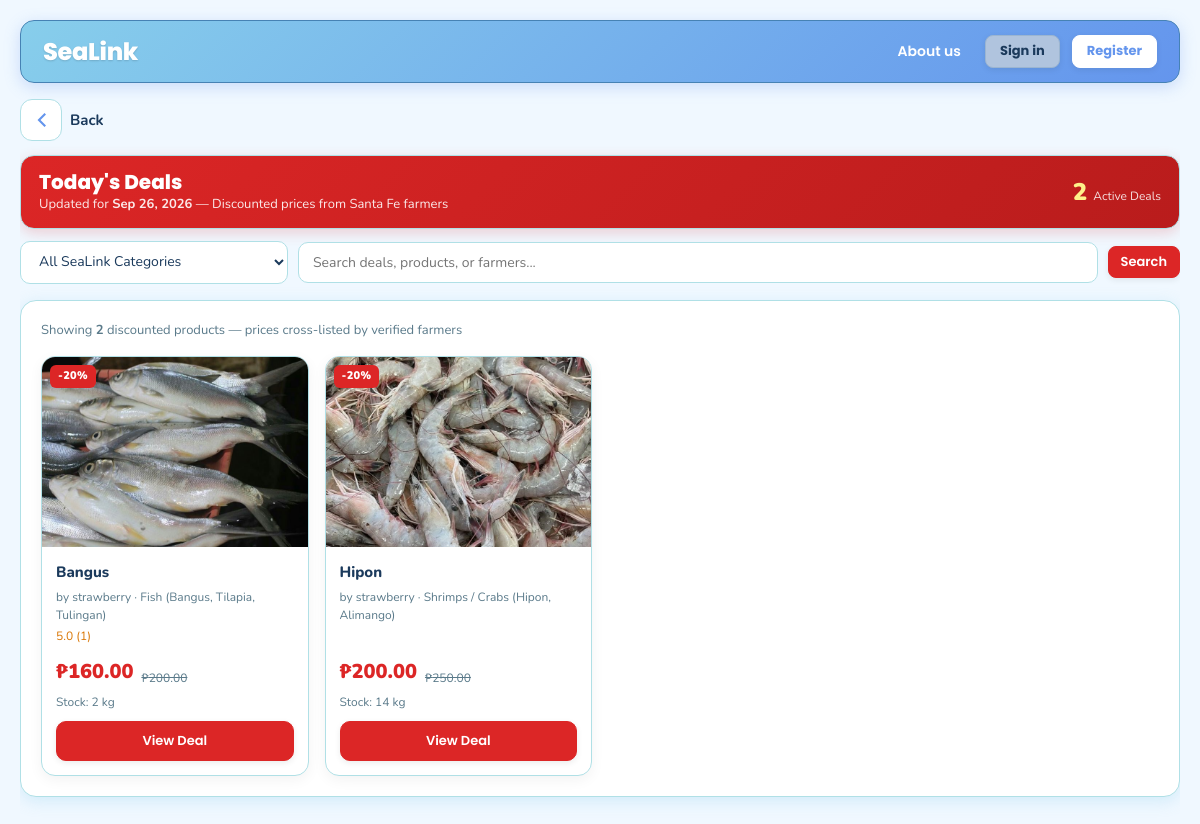
The page /deals.php on the database its author committed.
### tables this page shows
CREATE TABLE `product_tbl` (
  `product_id` int(11) NOT NULL,
  `farmer_id` int(11) NOT NULL,
  `category_id` int(11) NOT NULL,
  `name` varchar(150) NOT NULL,
  `description` text DEFAULT NULL,
  `harvested_at` datetime DEFAULT NULL,
  `shelf_life_hours` int(11) DEFAULT 24,
  `selling_deadline` datetime DEFAULT NULL,
  `price` decimal(10,2) NOT NULL,
  `discounted_price` decimal(10,2) DEFAULT NULL,
  `is_sale` tinyint(1) NOT NULL DEFAULT 0,
  `sale_price` decimal(10,2) DEFAULT NULL,
  `stock_quantity` int(11) NOT NULL DEFAULT 0,
  `image_url` varchar(255) DEFAULT NULL,
  `status` varchar(50) NOT NULL DEFAULT 'Active',
  `is_promoted` tinyint(1) NOT NULL DEFAULT 0,
  `promotion_start_date` datetime DEFAULT NULL,
  `promotion_end_date` datetime DEFAULT NULL,
  `receipt_image_path` varchar(255) DEFAULT NULL,
  `gcash_reference_number` varchar(100) DEFAULT NULL,
  `promotion_status` enum('None','Pending','Active','Expired','Rejected') NOT NULL DEFAULT 'None',
  `promotion_plan` varchar(50) DEFAULT NULL,
  `is_boosted` tinyint(1) NOT NULL DEFAULT 0,
  `boost_tier` varchar(50) DEFAULT NULL,
  `boost_expires_at` datetime DEFAULT NULL,
  `created_at` datetime NOT NULL DEFAULT current_timestamp(),
  `updated_at` datetime NOT NULL DEFAULT current_timestamp() ON UPDATE current_timestamp()
);

CREATE TABLE `farmer_tbl` (
  `farmer_id` int(11) NOT NULL,
  `username` varchar(100) NOT NULL,
  `full_name` varchar(100) NOT NULL,
  `email` varchar(50) NOT NULL,
  `password_hash` varchar(255) NOT NULL,
  `contact_number` varchar(15) NOT NULL,
  `facebook_account` varchar(255) NOT NULL,
  `address` text NOT NULL,
  `profile_image` varchar(255) DEFAULT NULL,
  `permit_number` varchar(50) NOT NULL,
  `verification_status` enum('Pending','Verified','Rejected') NOT NULL DEFAULT 'Pending',
  `status` enum('Active','Inactive') NOT NULL DEFAULT 'Active',
  `created_at` datetime NOT NULL DEFAULT current_timestamp()
);

CREATE TABLE `category_tbl` (
  `category_id` int(11) NOT NULL,
  `category_name` varchar(100) NOT NULL,
  `description` text DEFAULT NULL
);

### includes/functions.php (called while the page is built, shortened)
<?php
if (!function_exists('e')) {
    function e($text)
    {
        return htmlspecialchars((string)$text, ENT_QUOTES, 'UTF-8');
    }
}
function is_logged_in()
{
    return isset($_SESSION['user_id'], $_SESSION['user_role']);
}

### deals.php (the view, shortened to what this page needs)
<?php
require_once __DIR__ . '/config/db.php';
require_once __DIR__ . '/includes/functions.php';
require_once __DIR__ . '/includes/layout_top.php';
$category_id = isset($_GET['category_id']) ? (int)$_GET['category_id'] : 0;
$search = trim($_GET['search'] ?? '');
$where = [
    "p.status = 'Active'",
    "p.discounted_price IS NOT NULL",
    "p.discounted_price > 0",
    "p.discounted_price < p.price",
    "(p.selling_deadline IS NULL OR p.selling_deadline > NOW())"
];
$where_sql = implode(" AND ", $where);
$deals = [];
$res = mysqli_query($conn, "
    SELECT p.product_id, p.category_id, p.name, p.price, p.discounted_price, p.stock_quantity,
           p.image_url, p.harvested_at, p.shelf_life_hours, p.selling_deadline,
           c.category_name, f.username AS farmer_name, f.address AS farmer_address,
           COALESCE(AVG(fb.rating), 0) AS avg_rating,
           COUNT(fb.feedback_id) AS rating_cnt
    FROM product_tbl p
    JOIN category_tbl c ON c.category_id = p.category_id
    JOIN farmer_tbl f ON f.farmer_id = p.farmer_id
    LEFT JOIN feedback_tbl fb ON fb.product_id = p.product_id
    WHERE {$where_sql}
    GROUP BY p.product_id
    ORDER BY (p.price - p.discounted_price) / p.price DESC
");
if ($res) {
    while ($row = mysqli_fetch_assoc($res)) $deals[] = $row;
}
$home_url = is_logged_in() && ($_SESSION['user_role'] ?? '') === 'buyer' ? (BASE_URL . '/buyer/dashboard.php') : (BASE_URL . '/index.php');
?>
<main class="dashboard-content public-homepage" style="max-width:1200px; margin:0 auto; padding-bottom:60px; min-height:100vh; overflow-y:auto;">
  <div style="display:inline-flex; align-items:center; gap:8px; margin-bottom:14px;">
    <a class="back-arrow" href="<?php echo $home_url; ?>" onclick="if (document.referrer && document.referrer.indexOf(window.location.host) !== -1) { history.back(); return false; }" aria-label="Back" style="margin-bottom:0;">
      <svg viewBox="0 0 24 24" aria-hidden="true">
        <path fill="currentColor" d="M15.5 19 8.5 12l7-7 1.5 1.5L11.5 12l5.5 5.5z"/>
      </svg>
    </a>
    <a href="<?php echo $home_url; ?>" onclick="if (document.referrer && document.referrer.indexOf(window.location.host) !== -1) { history.back(); return false; }" style="font-weight:700; font-size:15px; color:var(--text); text-decoration:none;">Back</a>
  </div>
  <div class="section-card" style="margin-top:0; padding:14px 18px; background:linear-gradient(135deg,#dc2626,#b91c1c); color:#fff; border-radius:14px; margin-bottom:12px; box-shadow:0 4px 14px rgba(220,38,38,0.2);">
    <div style="display:flex; justify-content:space-between; align-items:center; flex-wrap:wrap; gap:10px;">
      <div>
        <h1 style="margin:0 0 2px 0; font-size:20px; font-weight:800; color:#fff; line-height:1.2;">Today's Deals</h1>
        <p style="margin:0; font-size:13px; color:rgba(255,255,255,0.9); line-height:1.35;">
          Updated for <strong><?php echo date('M j, Y'); ?></strong> — Discounted prices from Santa Fe farmers
        </p>
      </div>
      <div style="text-align:right; display:flex; align-items:baseline; gap:6px;">
        <span style="font-size:24px; font-weight:900; color:#fef08a;" id="deals_active_badge_count"><?php echo count($deals); ?></span>
        <span style="font-size:12px; color:rgba(255,255,255,0.85);">Active Deals</span>
      </div>
    </div>
  </div>
  <div class="market-toolbar" style="margin-bottom:16px;">
    <form class="market-filters" method="GET" action="" style="display:flex; gap:10px; flex-wrap:wrap; align-items:center; width:100%;">
      <select name="category_id" id="dealsCategory" onchange="this.form.submit()">
        <option value="0">All SeaLink Categories</option>
      </select>
      <div class="search-input-wrapper">
        <input type="text" name="search" id="dealsSearchInput" placeholder="Search deals, products, or farmers..."
               value="<?php echo e($search); ?>" oninput="checkSearchClear(this)">
      </div>
      <button type="submit" class="btn btn-primary btn-sm" style="background:#dc2626; border-color:#dc2626;">Search</button>
    </form>
  </div>
  <?php if (empty($deals)) { ?>
    <div class="section-card" style="text-align:center; padding:60px 24px; border-radius:16px;">
      <h2 style="font-size:20px; font-weight:800; margin:0 0 8px 0;">No aquatic products found.</h2>
      <p class="small-muted" style="margin:0 0 20px 0; max-width:440px; margin-left:auto; margin-right:auto;">
        Try changing categories or search keywords.
      </p>
      <div style="display:flex; justify-content:center; gap:10px; flex-wrap:wrap;">
        <?php if (!empty($search) || !empty($category_id)) { ?>
          <a href="<?php echo BASE_URL; ?>/deals.php" class="btn btn-secondary">Clear Search & Filters</a>
        <?php } else { ?>
          <a href="<?php echo $home_url; ?>" class="btn btn-secondary">&larr; Back to Home</a>
        <?php } ?>
        <a href="<?php echo BASE_URL; ?>/buyer/market.php" class="btn btn-primary">Browse Full Market</a>
      </div>
    </div>
  <?php } else { ?>
    <div class="section-card" style="padding:20px; border-radius:16px;">
      <div style="font-size:13px; color:var(--muted); margin-bottom:16px;">
        Showing <strong id="deals_shown_count"><?php echo count($deals); ?></strong> discounted product<?php echo count($deals) !== 1 ? 's' : ''; ?> — prices cross-listed by verified farmers
      </div>
      <div class="deals-fixed-grid">
        <?php foreach ($deals as $p) {
          $pct_off = $p['price'] > 0 ? round((1 - $p['discounted_price'] / $p['price']) * 100) : 0;
        ?>
          <div class="market-card" data-category="<?php echo (int)$p['category_id']; ?>" style="display:flex; flex-direction:column; justify-content:space-between; position:relative;">
            <div style="position:absolute; top:8px; left:8px; background:#dc2626; color:#fff; font-size:11px; font-weight:900; padding:3px 8px; border-radius:6px; z-index:2; letter-spacing:0.3px;">
              -<?php echo $pct_off; ?>%
            </div>
            <div class="img" style="position:relative;">
              <?php if (!empty($p['image_url'])) { ?>
                <img src="<?php echo BASE_URL . '/' . e($p['image_url']); ?>" alt="<?php echo e($p['name']); ?>">
              <?php } else { ?>
                <div style="display:flex;align-items:center;justify-content:center;height:100%;color:var(--muted);background:#f2f2f2;font-size:13px;">Fresh Aquatic</div>
              <?php } ?>
            </div>
            <div class="body" style="padding:14px; flex:1; display:flex; flex-direction:column; justify-content:space-between;">
              <div>
                <div class="title" style="font-size:15px; font-weight:800; margin-bottom:4px;"><?php echo e($p['name']); ?></div>
                <div style="font-size:12px; color:var(--muted);">by <?php echo e($p['farmer_name']); ?> · <?php echo e($p['category_name']); ?></div>
                <?php if ($p['avg_rating'] > 0) { ?>
                  <div style="font-size:12px; color:#d97706; margin-top:3px;">
                    <?php echo number_format((float)$p['avg_rating'], 1); ?> (<?php echo (int)$p['rating_cnt']; ?>)
                  </div>
                <?php } ?>
              </div>
              <div style="margin-top:12px;">
                <div style="display:flex; align-items:flex-end; gap:8px; margin-bottom:6px; flex-wrap:wrap;">
                  <span style="font-size:20px; font-weight:900; color:#dc2626;">
                    ₱<?php echo number_format((float)$p['discounted_price'], 2); ?>
                  </span>
                  <span style="font-size:12px; color:var(--muted); text-decoration:line-through;">
                    ₱<?php echo number_format((float)$p['price'], 2); ?>
                  </span>
                </div>
                <div style="font-size:12px; color:var(--muted); margin-bottom:10px; display:flex; align-items:center; justify-content:space-between; gap:6px; flex-wrap:wrap;">
                  <span style="font-size:12px; color:var(--muted);">Stock: <?php echo (int)$p['stock_quantity']; ?> kg</span>
                </div>
                <a href="<?php echo BASE_URL; ?>/product_detail.php?product_id=<?php echo (int)$p['product_id']; ?>&return=<?php echo urlencode('/deals.php'); ?>"
                   class="btn btn-primary btn-block" style="text-align:center; font-size:13px; background:#dc2626; border-color:#dc2626;">
                  View Deal
                </a>
              </div>
            </div>
          </div>
        <?php } ?>
      </div>
    </div>
  <?php } ?>
</main>
<?php require_once __DIR__ . '/includes/layout_bottom.php'; ?>

### assets/css/base.css (style rules this page uses)
* { margin: 0; padding: 0; box-sizing: border-box; }
:root { --bg: #F0F8FF; --bg-alt: #E0FFFF; --surface: #FFFFFF; --primary: #6495ED; --primary-hover: #4a7bd4; --sky-blue: #87CEEB; --light-sky-blue: #87CEFA; --powder-blue: #B0E0E6; --steel-blue: #4682B4; --dark-navy: #1B3A5C; --ocean-blue: #2E86AB; --deep-cerulean: #1B6CA8; --cadet-blue: #5F9EA0; --dark-sky-blue: #4C7A96; --beau-blue: #BCD4E6; --light-steel-blue: #B0C4DE; --gray-blue: #5A7A8A; --text: #1B3A5C; --text-dark: #152525; --text-white: #FFFFFF; --muted: #5A7A8A; --border: #B0E0E6; --border-light: #E0FFFF; --border-subtle: #F0F8FF; --card-shadow: 0 4px 16px rgba(135, 206, 235, 0.30); --card-shadow-hover:0 8px 24px rgba(100, 149, 237, 0.35); --widget-shadow: 0 6px 18px rgba(70, 130, 180, 0.20); --focus-glow: 0 0 0 3px rgba(100, 149, 237, 0.35); --font-primary: 'Poppins', sans-serif; --font-secondary: 'Nunito', sans-serif; }
body { font-family: var(--font-secondary); background-color: var(--bg); color: var(--text); line-height: 1.5; font-size: 16px; -webkit-font-smoothing: antialiased; -moz-osx-font-smoothing: grayscale; overflow-x: hidden; }
h1, h2, h3, h4, h5, h6 { font-family: var(--font-primary); color: var(--text); line-height: 1.3; overflow-wrap: break-word; word-wrap: break-word; }
h1, .page-title { font-size: 28px; font-weight: 700; margin-bottom: 8px; }
p, li { font-family: var(--font-secondary); font-size: 16px; font-weight: 400; }
a { color: var(--deep-cerulean); text-decoration: none; transition: color 0.15s ease; }

### assets/css/components.css (style rules this page uses)
.btn { display: inline-flex; align-items: center; justify-content: center; gap: 8px; padding: 10px 18px; border-radius: 10px; text-decoration: none; border: none; cursor: pointer; font-family: var(--font-primary); font-size: 15px; font-weight: 600; line-height: 1.4; transition: all 0.18s ease; box-shadow: 0 2px 6px rgba(0, 0, 0, 0.08); }
.btn-primary, .btn-search { background: var(--primary); color: var(--text-white); border: 1px solid var(--primary); }
.btn-block { width: 100%; }
.btn-sm { padding: 6px 12px; font-size: 13px; border-radius: 8px; }
.section-card { background: var(--surface); border: 1px solid var(--border); border-radius: 14px; padding: 18px 20px; margin-top: 16px; box-shadow: var(--card-shadow); }
.product-grid, .market-grid, .deals-fixed-grid { display: grid; grid-template-columns: repeat(4, minmax(0, 1fr)); gap: 16px; }
.product-card, .market-card { border: 1px solid #e1effa; border-radius: 14px; background: var(--surface); overflow: hidden; box-shadow: var(--card-shadow); transition: transform 0.18s ease, box-shadow 0.18s ease; display: flex; flex-direction: column; }
.product-card .img, .market-card .img { width: 100%; aspect-ratio: 4 / 3; background: var(--bg); position: relative; overflow: hidden; }
.product-card .img img, .market-card .img img { width: 100%; height: 100%; object-fit: cover; display: block; }
.product-card .body, .market-card .body { padding: 14px; flex: 1; display: flex; flex-direction: column; justify-content: space-between; }
.back-arrow { display: inline-flex; align-items: center; justify-content: center; width: 42px; height: 42px; border-radius: 12px; border: 1px solid var(--border); background: var(--surface); color: var(--primary); text-decoration: none; margin-bottom: 10px; transition: all 0.18s ease; }
.back-arrow svg { width: 24px; height: 24px; }
.search-input-wrapper { position: relative; display: flex; align-items: center; flex: 1; min-width: 180px; }
.search-input-wrapper input { width: 100%; padding-left: 14px !important; padding-right: 36px !important; }

### assets/css/pages.css (style rules this page uses)
.market-toolbar { display: flex; gap: 12px; flex-wrap: wrap; align-items: center; justify-content: space-between; margin-bottom: 16px; }
.market-filters { display: flex; gap: 10px; flex-wrap: wrap; align-items: center; }
.market-filters select, .market-filters input { padding: 10px 14px; border: 1px solid var(--powder-blue); border-radius: 10px; background: var(--surface); font-family: var(--font-secondary); font-size: 14px; color: var(--text); outline: none; }

### rows shown on the page
product_tbl: pct_off "20", image_url (picture), name "Bangus", farmer.username "strawberry", category.category_name "Fish (Bangus, Tilapia, Tulingan)", avg_rating "5.0", rating_cnt "1", discounted_price "160.00", price "200.00", stock_quantity "2"
product_tbl: pct_off "20", image_url (picture), name "Hipon", farmer.username "strawberry", category.category_name "Shrimps / Crabs (Hipon, Alimango)", discounted_price "200.00", price "250.00", stock_quantity "14"

### other values the page prints
$app_name "SeaLink"
count($deals) "2"
